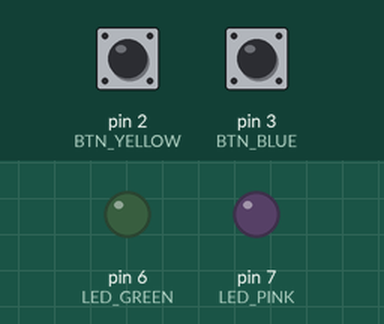
The program below on a simulated Arduino Uno, built with avr-gcc and run on an emulated ATmega328P. Shown: output pins drawn as LEDs (lit = HIGH). The test bench sets the inputs (shaded band); at power-on: pin 2 (BTN_YELLOW) HIGH, pin 3 (BTN_BLUE) HIGH.

Above: at 1.2 s.
1.3 s: pin 2 (BTN_YELLOW) pulled LOW for 0.15 s
At 3.7 s:
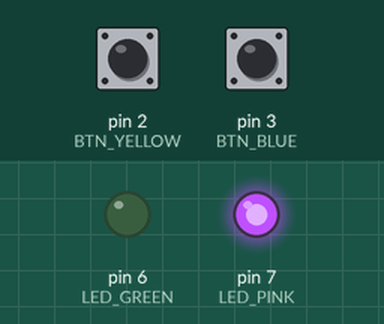
Timing chart, 0 to 12.1 s (numbered marks = the images above; inputs shaded):
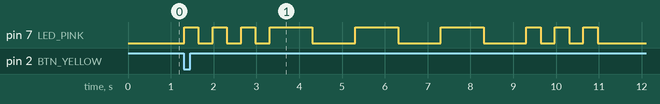

The program:

main.cpp
```cpp
#include <Arduino.h>
#include <Bounce2.h> // mussten wir herunterladen

// Buttons an den Pins 2 und 3
const int BTN_YELLOW = 2;
const int BTN_BLUE = 3;
// Leds
const int LED_GREEN = 6;
const int LED_PINK = 7;

Bounce2::Button btnYellow = Bounce2::Button();
Bounce2::Button btnBlue = Bounce2::Button();

void setup() {
  Serial.begin(9600);

  pinMode(LED_GREEN, OUTPUT);
  pinMode(LED_PINK, OUTPUT);

  btnYellow.attach(BTN_YELLOW, INPUT_PULLUP);
  btnYellow.setPressedState(LOW); // auf active low setzen

  btnBlue.attach(BTN_BLUE, INPUT_PULLUP);
  btnBlue.setPressedState(LOW);


}

void loop() {
  btnYellow.update();
  btnBlue.update();

  if (btnYellow.pressed())
  {
    for(int i = 0; i < 9; i++)
    {
      digitalWrite(LED_PINK, HIGH);

      if (i < 3 || (i >= 6 && i < 9))
      {
        delay(333);
        digitalWrite(LED_PINK, LOW);
        delay(333);
      }
      else if (i < 6)
      {
        delay(1000);
        digitalWrite(LED_PINK, LOW);
        delay(1000);
      }
    }
  }
  else if (btnBlue.pressed())
  {
    for (int i = 0; i < 10; i++)
    {
      digitalWrite(LED_PINK, HIGH);
      delay(200);
      digitalWrite(LED_PINK, LOW);
      delay(200);
      digitalWrite(LED_GREEN, HIGH);
      delay(200);
      digitalWrite(LED_GREEN, LOW);
      delay(200);
    }
  }
}
```

Measured:
- after the input at 1.3 s, pin 7 (LED_PINK): LOW → HIGH at once, → LOW 0.33 s later, → HIGH 0.33 s later, → LOW 0.33 s later, … (18 changes in this stretch)
